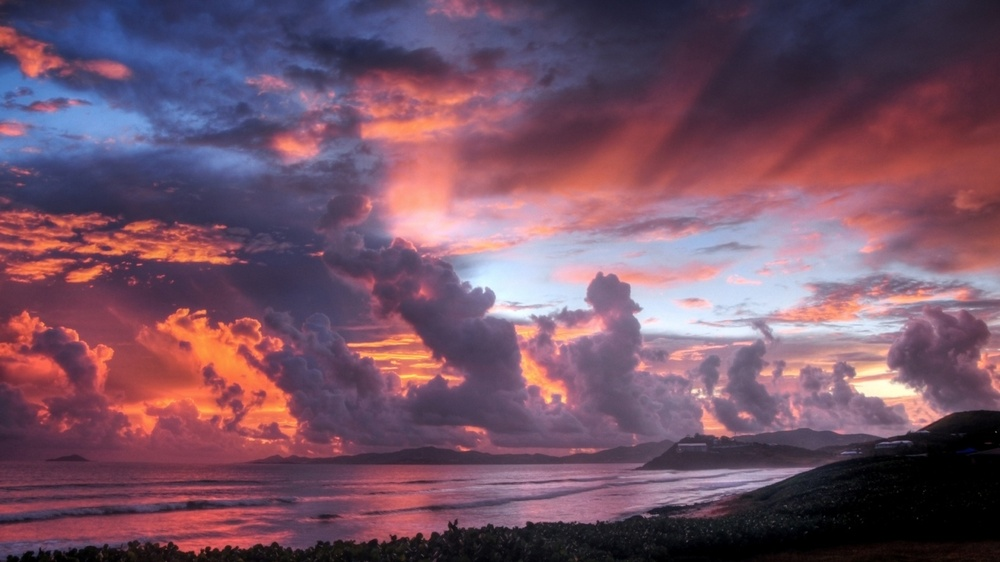
#> input picture Class/PNG/skyandsea.jpg, 1000 x 562 px, shrunk from 1366 x 768 before the run
$ python colorClusteringWithError.py
#> lines starting #> are read from the running program, lines starting #| are printed output that depends on the picture
"""
Joshua Stough
DIP

Some color clustering using k-means...
https://en.wikipedia.org/wiki/K-means_clustering
https://www.datascience.com/blog/k-means-clustering
https://sites.google.com/site/dataclusteringalgorithms/k-means-clustering-algorithm

Added an error image to the output.
"""

#from scipy.cluster.vq import kmeans2
import scipy.cluster.vq as vq
import matplotlib.pyplot as plt
import numpy as np

COLORS = 256

I = plt.imread('skyandsea.jpg')
#> I is the input picture: shape (562, 1000, 3); mean R, G, B 117.1, 82.9, 102.2
#I is NxMx3

X = np.concatenate([np.expand_dims(IC, axis = 1) for IC in
                    [I[...,0].ravel(), I[...,1].ravel(), I[...,2].ravel()]], axis = 1)
#X is N*Mx3

#Needs floating point data to work with, we'll translate back.
Xf = X.copy().astype('float')

# Xf = vq.whiten(Xf)
# The kmeans documentation asks for this, but results seem easier to deal with
# if I don't use it.


#Ask kmeans to get us 256 colors.
[centers, labels] = vq.kmeans2(Xf, COLORS)
#> centers = 256 rows, first 8: [225.5, 166.8, 183], [253.7, 246.5, 219.3], [185.7, 109.9, 124.8], [144.6, 112.7, 139.8], [166.9, 118.2, 143.7], [131.3, 141.9, 193], [149.5, 53.93, 59.56], [157.5, 125.6, 149.8]
centersUint = centers.copy().astype('uint8')
#> centersUint = 256 rows, first 8: [225, 166, 183], [253, 246, 219], [185, 109, 124], [144, 112, 139], [166, 118, 143], [131, 141, 193], [149, 53, 59], [157, 125, 149]
#uint8 versions of the centers will clip to 0-255 for us, just in case.

# Why do some centers end up outside of [0, 255]? I tried to include all the centers,
# but then the colors associated with labels warp toward gray, kind of washing out
# the image...
# centerscopy = centers.copy()
# centerscopy = centerscopy - centerscopy.min()
# centerscopy = centerscopy/centerscopy.max()
# centersUint = np.array(255*centerscopy).astype('uint8')


#centers is 256x3 representative colors from the image, while
#labels is I.size indexes that tells which row of centers best
#represents (is closest to) each and every pixel of the image.

#Now, make an image consisting of the colors that each pixel got mapped to.
Ir = np.zeros(I.shape)
Ir[...,0] = np.reshape(centersUint[labels, 0], I.shape[:2])
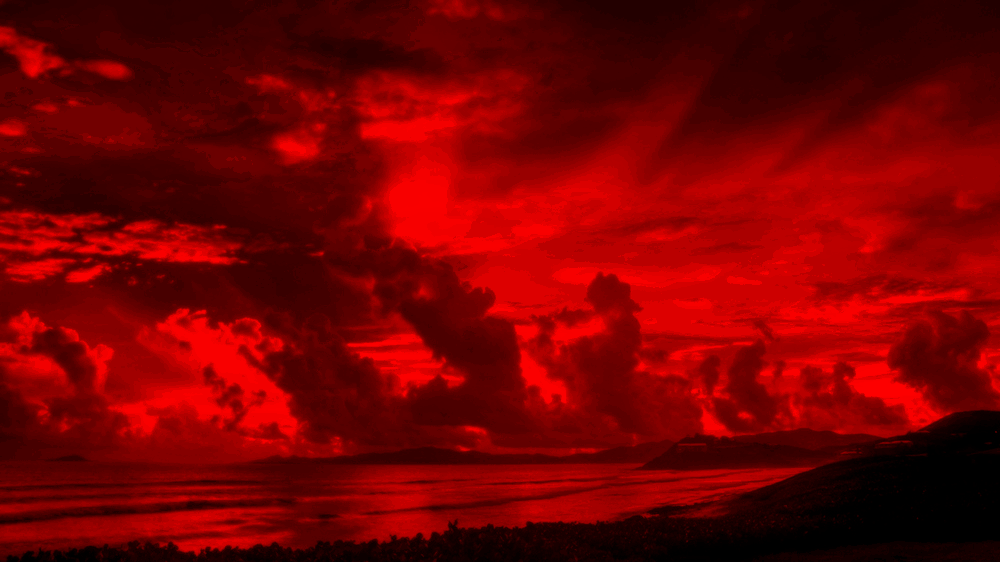
#> Ir: shape (562, 1000, 3) float64; mean R, G, B 116.6, 0, 0
Ir[...,1] = np.reshape(centersUint[labels, 1], I.shape[:2])
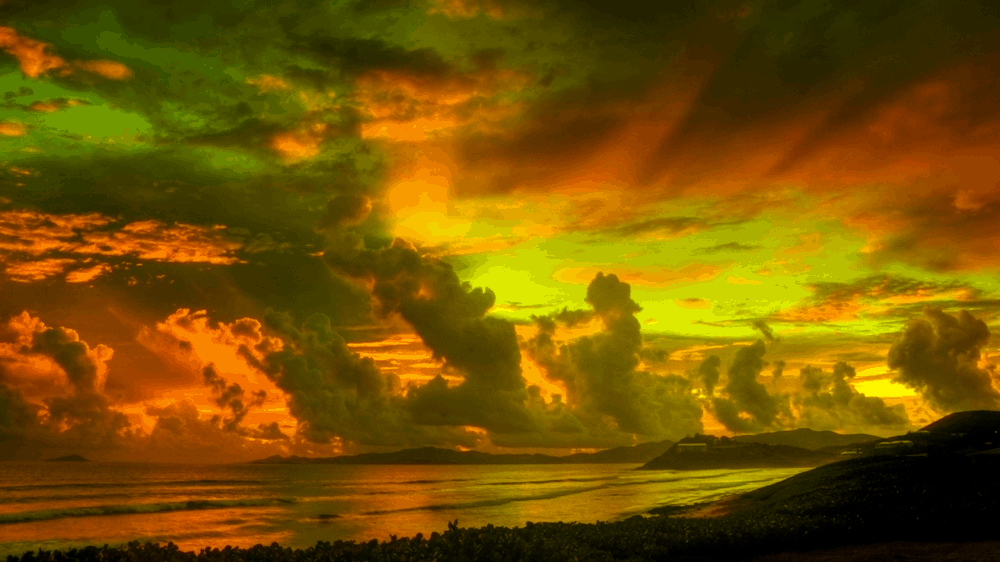
#> Ir: shape (562, 1000, 3) float64; mean R, G, B 116.6, 82.4, 0
Ir[...,2] = np.reshape(centersUint[labels, 2], I.shape[:2])

#Somehow, Ir is still floating point, so the imshow colormap will be weird.
#We'll just cast it to uint8
Ir = Ir.astype('uint8')


#Visualize
f, ax = plt.subplots(1,3, figsize=(15,3))
ax[0].imshow(I)
ax[0].set_title('Original')

ax[1].imshow(Ir)
ax[1].set_title('Reconstructed with %d Colors' % COLORS)


#Get and display an error image. We'll use scipy.cluster.vq
#https://docs.scipy.org/doc/scipy/reference/generated/scipy.cluster.vq.vq.html
color_codes, dist = vq.vq(Xf, centersUint)

#color_codes should be equal to labels.
pic = ax[2].imshow(np.reshape(dist, I.shape[:2]))
f.colorbar(pic, ax=ax[2])
ax[2].set_title('Reconstruction Error')


#And just to prove it, look at unique.
#with numpy 1.13, you can send an axis to unique.
#https://stackoverflow.com/questions/16970982/find-unique-rows-in-numpy-array
#But I'll write it more generally.
origvals = I[...,0].ravel() + 256*I[...,1].ravel() + 256**2*I[...,2].ravel()
newvals = Ir[...,0].ravel() + 256*Ir[...,1].ravel() + 256**2*Ir[...,2].ravel()

print('Original image has %d unique colors, versus %d in the cluster colored image.' %
      (len(np.unique(origvals)), len(np.unique(newvals))))
#| Original image has 103875 unique colors, versus 233 in the cluster colored image.
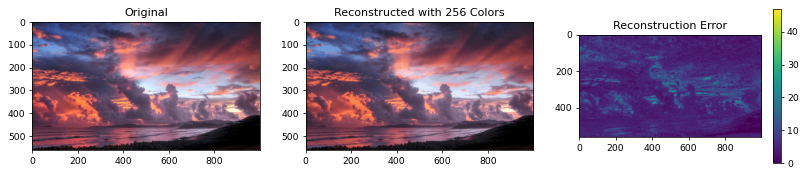
#> figure drawn by matplotlib, 4 panels

$ run again, with Class/PNG/germanTown.jpg copied over Class/PNG/skyandsea.jpg
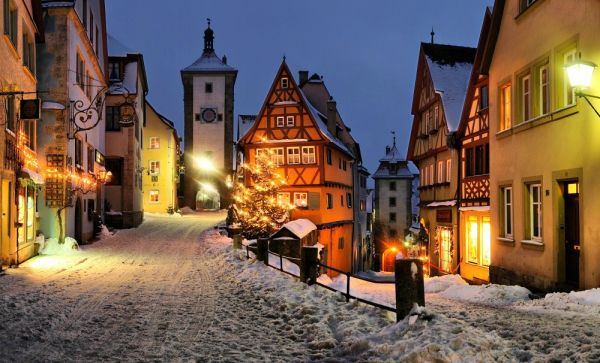
#> input picture Class/PNG/germanTown.jpg, 600 x 363 px
#> I is the input picture: shape (363, 600, 3); mean R, G, B 115.5, 93.4, 78.1
#> centers = 256 rows, first 8: [229.6, 172.3, 146.5], [247.4, 248.2, 192.1], [206.5, 129.9, 80.11], [143, 116.4, 126.8], [168.7, 134.2, 109.7], [152.1, 132.5, 143.9], [134.6, 83.67, -25.03], [151.3, 148.9, 93.24]
#> centersUint = 256 rows, first 8: [229, 172, 146], [247, 248, 192], [206, 129, 80], [142, 116, 126], [168, 134, 109], [152, 132, 143], [134, 83, 231], [151, 148, 93]
#> `Ir[...,1] = np.reshape(centersUint[labels, 1], I.shape[:2])`:
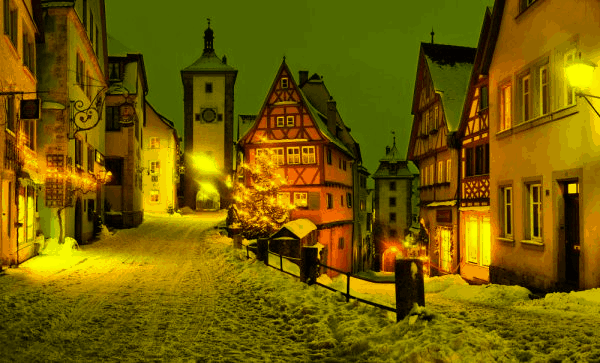
#> Ir: shape (363, 600, 3) float64; mean R, G, B 114.9, 92.9, 0
#| Original image has 103805 unique colors, versus 235 in the cluster colored image.
#> `(len(np.unique(origvals)), len(np.unique(newvals))))`:
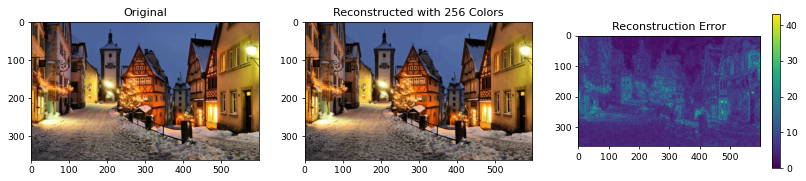
#> figure drawn by matplotlib, 4 panels
